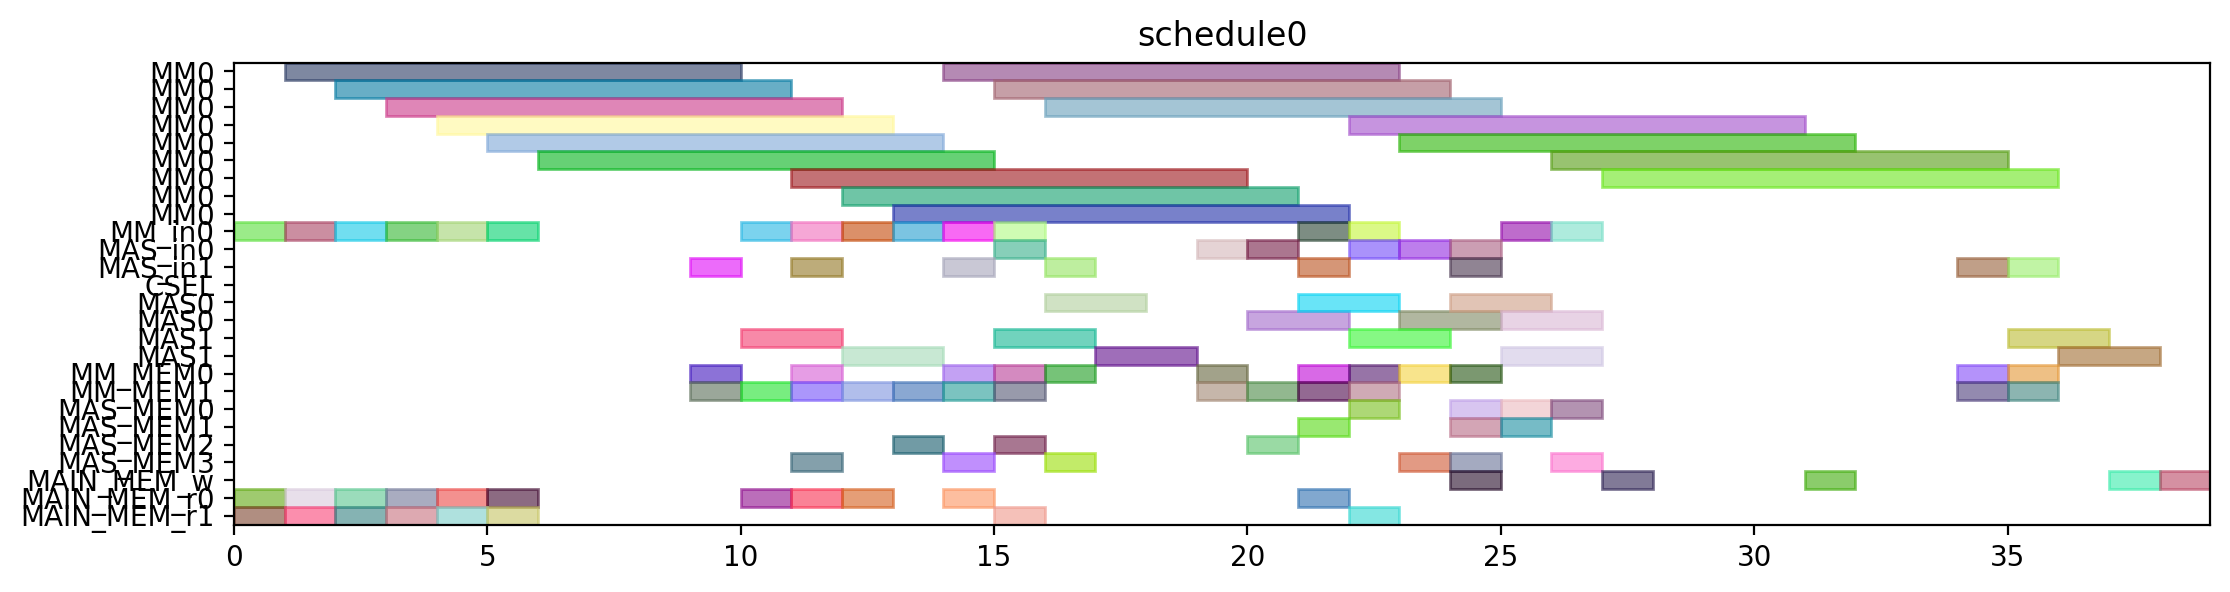

This figure's Python source:
from pyschedule import Scenario, solvers, plotters, alt


def solve():
	horizon = 120
	S = Scenario("schedule0", horizon=horizon)

	# resource
	MM = S.Resources('MM', num=1, size=9)
	MM_in = S.Resources('MM_in', num=1)
	MAS_in = S.Resources('MAS_in', num=2)
	CSEL = S.Resource('CSEL')
	MAS = S.Resources('MAS', num=2, size=2, periods=range(1, horizon))
	MM_MEM = S.Resources('MM_MEM', num=2)
	MAS_MEM = S.Resources('MAS_MEM', num=4)
	MAIN_MEM_w = S.Resource('MAIN_MEM_w', size=1)
	MAIN_MEM_r = S.Resources('MAIN_MEM_r', num=2)

	# result of previous scheduling

	# new tasks
	t0 = S.Task('t0', length=9, delay_cost=1)
	t0 += alt(MM)
	t0_in = S.Task('t0_in', length=1, delay_cost=1)
	t0_in += alt(MM_in)
	S += t0_in*MM_in[0]<=t0*MM[0]
	t0_mem0 = S.Task('t0_mem0', length=1, delay_cost=1)
	t0_mem0 += MAIN_MEM_r[0]
	S += t0_mem0 <= t0

	t0_mem1 = S.Task('t0_mem1', length=1, delay_cost=1)
	t0_mem1 += MAIN_MEM_r[1]
	S += t0_mem1 <= t0

	t1 = S.Task('t1', length=9, delay_cost=1)
	t1 += alt(MM)
	t1_in = S.Task('t1_in', length=1, delay_cost=1)
	t1_in += alt(MM_in)
	S += t1_in*MM_in[0]<=t1*MM[0]
	t1_mem0 = S.Task('t1_mem0', length=1, delay_cost=1)
	t1_mem0 += MAIN_MEM_r[0]
	S += t1_mem0 <= t1

	t1_mem1 = S.Task('t1_mem1', length=1, delay_cost=1)
	t1_mem1 += MAIN_MEM_r[1]
	S += t1_mem1 <= t1

	t2 = S.Task('t2', length=9, delay_cost=1)
	t2 += alt(MM)
	t2_in = S.Task('t2_in', length=1, delay_cost=1)
	t2_in += alt(MM_in)
	S += t2_in*MM_in[0]<=t2*MM[0]
	t2_mem0 = S.Task('t2_mem0', length=1, delay_cost=1)
	t2_mem0 += MAIN_MEM_r[0]
	S += t2_mem0 <= t2

	t2_mem1 = S.Task('t2_mem1', length=1, delay_cost=1)
	t2_mem1 += MAIN_MEM_r[1]
	S += t2_mem1 <= t2

	t3 = S.Task('t3', length=9, delay_cost=1)
	t3 += alt(MM)
	t3_in = S.Task('t3_in', length=1, delay_cost=1)
	t3_in += alt(MM_in)
	S += t3_in*MM_in[0]<=t3*MM[0]
	t3_mem0 = S.Task('t3_mem0', length=1, delay_cost=1)
	t3_mem0 += MAIN_MEM_r[0]
	S += t3_mem0 <= t3

	t3_mem1 = S.Task('t3_mem1', length=1, delay_cost=1)
	t3_mem1 += MAIN_MEM_r[1]
	S += t3_mem1 <= t3

	t5 = S.Task('t5', length=9, delay_cost=1)
	t5 += alt(MM)
	t5_in = S.Task('t5_in', length=1, delay_cost=1)
	t5_in += alt(MM_in)
	S += t5_in*MM_in[0]<=t5*MM[0]
	t5_mem0 = S.Task('t5_mem0', length=1, delay_cost=1)
	t5_mem0 += MAIN_MEM_r[0]
	S += t5_mem0 <= t5

	t5_mem1 = S.Task('t5_mem1', length=1, delay_cost=1)
	t5_mem1 += MAIN_MEM_r[1]
	S += t5_mem1 <= t5

	t23 = S.Task('t23', length=9, delay_cost=1)
	t23 += alt(MM)
	t23_in = S.Task('t23_in', length=1, delay_cost=1)
	t23_in += alt(MM_in)
	S += t23_in*MM_in[0]<=t23*MM[0]
	t23_mem0 = S.Task('t23_mem0', length=1, delay_cost=1)
	t23_mem0 += MAIN_MEM_r[0]
	S += t23_mem0 <= t23

	t23_mem1 = S.Task('t23_mem1', length=1, delay_cost=1)
	t23_mem1 += MAIN_MEM_r[1]
	S += t23_mem1 <= t23

	t4 = S.Task('t4', length=2, delay_cost=1)
	t4 += alt(MAS)
	t4_in = S.Task('t4_in', length=1, delay_cost=1)
	t4_in += alt(MAS_in)
	S += t4_in*MAS_in[0]<=t4*MAS[0]

	S += t4_in*MAS_in[1]<=t4*MAS[1]

	t4_mem0 = S.Task('t4_mem0', length=1, delay_cost=1)
	t4_mem0 += alt(MM_MEM)
	S += (t3*MM[0])-1 < t4_mem0*MM_MEM[0]
	S += t4_mem0 <= t4

	t4_mem1 = S.Task('t4_mem1', length=1, delay_cost=1)
	t4_mem1 += alt(MM_MEM)
	S += (t3*MM[0])-1 < t4_mem1*MM_MEM[1]
	S += t4_mem1 <= t4

	t6 = S.Task('t6', length=2, delay_cost=1)
	t6 += alt(MAS)
	t6_in = S.Task('t6_in', length=1, delay_cost=1)
	t6_in += alt(MAS_in)
	S += t6_in*MAS_in[0]<=t6*MAS[0]

	S += t6_in*MAS_in[1]<=t6*MAS[1]

	t6_mem0 = S.Task('t6_mem0', length=1, delay_cost=1)
	t6_mem0 += alt(MM_MEM)
	S += (t5*MM[0])-1 < t6_mem0*MM_MEM[0]
	S += t6_mem0 <= t6

	t6_mem1 = S.Task('t6_mem1', length=1, delay_cost=1)
	t6_mem1 += alt(MM_MEM)
	S += (t5*MM[0])-1 < t6_mem1*MM_MEM[1]
	S += t6_mem1 <= t6

	t8 = S.Task('t8', length=9, delay_cost=1)
	t8 += alt(MM)
	t8_in = S.Task('t8_in', length=1, delay_cost=1)
	t8_in += alt(MM_in)
	S += t8_in*MM_in[0]<=t8*MM[0]
	t8_mem0 = S.Task('t8_mem0', length=1, delay_cost=1)
	t8_mem0 += MAIN_MEM_r[0]
	S += t8_mem0 <= t8

	t8_mem1 = S.Task('t8_mem1', length=1, delay_cost=1)
	t8_mem1 += alt(MM_MEM)
	S += (t2*MM[0])-1 < t8_mem1*MM_MEM[1]
	S += t8_mem1 <= t8

	t15 = S.Task('t15', length=9, delay_cost=1)
	t15 += alt(MM)
	t15_in = S.Task('t15_in', length=1, delay_cost=1)
	t15_in += alt(MM_in)
	S += t15_in*MM_in[0]<=t15*MM[0]
	t15_mem0 = S.Task('t15_mem0', length=1, delay_cost=1)
	t15_mem0 += MAIN_MEM_r[0]
	S += t15_mem0 <= t15

	t15_mem1 = S.Task('t15_mem1', length=1, delay_cost=1)
	t15_mem1 += alt(MM_MEM)
	S += (t2*MM[0])-1 < t15_mem1*MM_MEM[1]
	S += t15_mem1 <= t15

	t19 = S.Task('t19', length=2, delay_cost=1)
	t19 += alt(MAS)
	t19_in = S.Task('t19_in', length=1, delay_cost=1)
	t19_in += alt(MAS_in)
	S += t19_in*MAS_in[0]<=t19*MAS[0]

	S += t19_in*MAS_in[1]<=t19*MAS[1]

	t19_mem0 = S.Task('t19_mem0', length=1, delay_cost=1)
	t19_mem0 += alt(MM_MEM)
	S += (t0*MM[0])-1 < t19_mem0*MM_MEM[0]
	S += t19_mem0 <= t19

	t19_mem1 = S.Task('t19_mem1', length=1, delay_cost=1)
	t19_mem1 += alt(MM_MEM)
	S += (t0*MM[0])-1 < t19_mem1*MM_MEM[1]
	S += t19_mem1 <= t19

	t24 = S.Task('t24', length=2, delay_cost=1)
	t24 += alt(MAS)
	t24_in = S.Task('t24_in', length=1, delay_cost=1)
	t24_in += alt(MAS_in)
	S += t24_in*MAS_in[0]<=t24*MAS[0]

	S += t24_in*MAS_in[1]<=t24*MAS[1]

	t24_mem0 = S.Task('t24_mem0', length=1, delay_cost=1)
	t24_mem0 += alt(MM_MEM)
	S += (t23*MM[0])-1 < t24_mem0*MM_MEM[0]
	S += t24_mem0 <= t24

	t24_mem1 = S.Task('t24_mem1', length=1, delay_cost=1)
	t24_mem1 += alt(MM_MEM)
	S += (t23*MM[0])-1 < t24_mem1*MM_MEM[1]
	S += t24_mem1 <= t24

	t7 = S.Task('t7', length=9, delay_cost=1)
	t7 += alt(MM)
	t7_in = S.Task('t7_in', length=1, delay_cost=1)
	t7_in += alt(MM_in)
	S += t7_in*MM_in[0]<=t7*MM[0]
	t7_mem0 = S.Task('t7_mem0', length=1, delay_cost=1)
	t7_mem0 += MAIN_MEM_r[0]
	S += t7_mem0 <= t7

	t7_mem1 = S.Task('t7_mem1', length=1, delay_cost=1)
	t7_mem1 += alt(MAS_MEM)
	S += (t6*MAS[0])-1 < t7_mem1*MAS_MEM[1]
	S += (t6*MAS[1])-1 < t7_mem1*MAS_MEM[3]
	S += t7_mem1 <= t7

	t14 = S.Task('t14', length=9, delay_cost=1)
	t14 += alt(MM)
	t14_in = S.Task('t14_in', length=1, delay_cost=1)
	t14_in += alt(MM_in)
	S += t14_in*MM_in[0]<=t14*MM[0]
	S += 0<t14

	t14_w = S.Task('t14_w', length=1, delay_cost=1)
	t14_w += alt(MAIN_MEM_w)
	S += t14 <= t14_w

	t14_mem0 = S.Task('t14_mem0', length=1, delay_cost=1)
	t14_mem0 += MAIN_MEM_r[0]
	S += t14_mem0 <= t14

	t14_mem1 = S.Task('t14_mem1', length=1, delay_cost=1)
	t14_mem1 += alt(MAS_MEM)
	S += (t6*MAS[0])-1 < t14_mem1*MAS_MEM[1]
	S += (t6*MAS[1])-1 < t14_mem1*MAS_MEM[3]
	S += t14_mem1 <= t14

	t16 = S.Task('t16', length=2, delay_cost=1)
	t16 += alt(MAS)
	t16_in = S.Task('t16_in', length=1, delay_cost=1)
	t16_in += alt(MAS_in)
	S += t16_in*MAS_in[0]<=t16*MAS[0]

	S += t16_in*MAS_in[1]<=t16*MAS[1]

	t16_mem0 = S.Task('t16_mem0', length=1, delay_cost=1)
	t16_mem0 += alt(MM_MEM)
	S += (t0*MM[0])-1 < t16_mem0*MM_MEM[0]
	S += t16_mem0 <= t16

	t16_mem1 = S.Task('t16_mem1', length=1, delay_cost=1)
	t16_mem1 += alt(MM_MEM)
	S += (t15*MM[0])-1 < t16_mem1*MM_MEM[1]
	S += t16_mem1 <= t16

	t20 = S.Task('t20', length=2, delay_cost=1)
	t20 += alt(MAS)
	t20_in = S.Task('t20_in', length=1, delay_cost=1)
	t20_in += alt(MAS_in)
	S += t20_in*MAS_in[0]<=t20*MAS[0]

	S += t20_in*MAS_in[1]<=t20*MAS[1]

	t20_mem0 = S.Task('t20_mem0', length=1, delay_cost=1)
	t20_mem0 += alt(MM_MEM)
	S += (t0*MM[0])-1 < t20_mem0*MM_MEM[0]
	S += t20_mem0 <= t20

	t20_mem1 = S.Task('t20_mem1', length=1, delay_cost=1)
	t20_mem1 += alt(MAS_MEM)
	S += (t19*MAS[0])-1 < t20_mem1*MAS_MEM[1]
	S += (t19*MAS[1])-1 < t20_mem1*MAS_MEM[3]
	S += t20_mem1 <= t20

	t25 = S.Task('t25', length=9, delay_cost=1)
	t25 += alt(MM)
	t25_in = S.Task('t25_in', length=1, delay_cost=1)
	t25_in += alt(MM_in)
	S += t25_in*MM_in[0]<=t25*MM[0]
	t25_mem0 = S.Task('t25_mem0', length=1, delay_cost=1)
	t25_mem0 += alt(MAS_MEM)
	S += (t24*MAS[0])-1 < t25_mem0*MAS_MEM[0]
	S += (t24*MAS[1])-1 < t25_mem0*MAS_MEM[2]
	S += t25_mem0 <= t25

	t25_mem1 = S.Task('t25_mem1', length=1, delay_cost=1)
	t25_mem1 += MAIN_MEM_r[1]
	S += t25_mem1 <= t25

	t26 = S.Task('t26', length=9, delay_cost=1)
	t26 += alt(MM)
	t26_in = S.Task('t26_in', length=1, delay_cost=1)
	t26_in += alt(MM_in)
	S += t26_in*MM_in[0]<=t26*MM[0]
	t26_mem0 = S.Task('t26_mem0', length=1, delay_cost=1)
	t26_mem0 += alt(MAS_MEM)
	S += (t24*MAS[0])-1 < t26_mem0*MAS_MEM[0]
	S += (t24*MAS[1])-1 < t26_mem0*MAS_MEM[2]
	S += t26_mem0 <= t26

	t26_mem1 = S.Task('t26_mem1', length=1, delay_cost=1)
	t26_mem1 += alt(MM_MEM)
	S += (t1*MM[0])-1 < t26_mem1*MM_MEM[1]
	S += t26_mem1 <= t26

	t9 = S.Task('t9', length=2, delay_cost=1)
	t9 += alt(MAS)
	t9_in = S.Task('t9_in', length=1, delay_cost=1)
	t9_in += alt(MAS_in)
	S += t9_in*MAS_in[0]<=t9*MAS[0]

	S += t9_in*MAS_in[1]<=t9*MAS[1]

	t9_mem0 = S.Task('t9_mem0', length=1, delay_cost=1)
	t9_mem0 += alt(MM_MEM)
	S += (t7*MM[0])-1 < t9_mem0*MM_MEM[0]
	S += t9_mem0 <= t9

	t9_mem1 = S.Task('t9_mem1', length=1, delay_cost=1)
	t9_mem1 += alt(MM_MEM)
	S += (t8*MM[0])-1 < t9_mem1*MM_MEM[1]
	S += t9_mem1 <= t9

	t17 = S.Task('t17', length=9, delay_cost=1)
	t17 += alt(MM)
	t17_in = S.Task('t17_in', length=1, delay_cost=1)
	t17_in += alt(MM_in)
	S += t17_in*MM_in[0]<=t17*MM[0]
	S += 0<t17

	t17_w = S.Task('t17_w', length=1, delay_cost=1)
	t17_w += alt(MAIN_MEM_w)
	S += t17 <= t17_w

	t17_mem0 = S.Task('t17_mem0', length=1, delay_cost=1)
	t17_mem0 += MAIN_MEM_r[0]
	S += t17_mem0 <= t17

	t17_mem1 = S.Task('t17_mem1', length=1, delay_cost=1)
	t17_mem1 += alt(MAS_MEM)
	S += (t16*MAS[0])-1 < t17_mem1*MAS_MEM[1]
	S += (t16*MAS[1])-1 < t17_mem1*MAS_MEM[3]
	S += t17_mem1 <= t17

	t21 = S.Task('t21', length=2, delay_cost=1)
	t21 += alt(MAS)
	t21_in = S.Task('t21_in', length=1, delay_cost=1)
	t21_in += alt(MAS_in)
	S += t21_in*MAS_in[0]<=t21*MAS[0]

	S += t21_in*MAS_in[1]<=t21*MAS[1]

	t21_mem0 = S.Task('t21_mem0', length=1, delay_cost=1)
	t21_mem0 += alt(MAS_MEM)
	S += (t20*MAS[0])-1 < t21_mem0*MAS_MEM[0]
	S += (t20*MAS[1])-1 < t21_mem0*MAS_MEM[2]
	S += t21_mem0 <= t21

	t21_mem1 = S.Task('t21_mem1', length=1, delay_cost=1)
	t21_mem1 += alt(MM_MEM)
	S += (t15*MM[0])-1 < t21_mem1*MM_MEM[1]
	S += t21_mem1 <= t21

	t27 = S.Task('t27', length=2, delay_cost=1)
	t27 += alt(MAS)
	t27_in = S.Task('t27_in', length=1, delay_cost=1)
	t27_in += alt(MAS_in)
	S += t27_in*MAS_in[0]<=t27*MAS[0]

	S += t27_in*MAS_in[1]<=t27*MAS[1]

	t27_mem0 = S.Task('t27_mem0', length=1, delay_cost=1)
	t27_mem0 += alt(MM_MEM)
	S += (t26*MM[0])-1 < t27_mem0*MM_MEM[0]
	S += t27_mem0 <= t27

	t27_mem1 = S.Task('t27_mem1', length=1, delay_cost=1)
	t27_mem1 += alt(MM_MEM)
	S += (t26*MM[0])-1 < t27_mem1*MM_MEM[1]
	S += t27_mem1 <= t27

	t10 = S.Task('t10', length=2, delay_cost=1)
	t10 += alt(MAS)
	t10_in = S.Task('t10_in', length=1, delay_cost=1)
	t10_in += alt(MAS_in)
	S += t10_in*MAS_in[0]<=t10*MAS[0]

	S += t10_in*MAS_in[1]<=t10*MAS[1]

	t10_mem0 = S.Task('t10_mem0', length=1, delay_cost=1)
	t10_mem0 += alt(MM_MEM)
	S += (t1*MM[0])-1 < t10_mem0*MM_MEM[0]
	S += t10_mem0 <= t10

	t10_mem1 = S.Task('t10_mem1', length=1, delay_cost=1)
	t10_mem1 += alt(MAS_MEM)
	S += (t9*MAS[0])-1 < t10_mem1*MAS_MEM[1]
	S += (t9*MAS[1])-1 < t10_mem1*MAS_MEM[3]
	S += t10_mem1 <= t10

	t11 = S.Task('t11', length=2, delay_cost=1)
	t11 += alt(MAS)
	t11_in = S.Task('t11_in', length=1, delay_cost=1)
	t11_in += alt(MAS_in)
	S += t11_in*MAS_in[0]<=t11*MAS[0]

	S += t11_in*MAS_in[1]<=t11*MAS[1]

	t11_mem0 = S.Task('t11_mem0', length=1, delay_cost=1)
	t11_mem0 += alt(MM_MEM)
	S += (t1*MM[0])-1 < t11_mem0*MM_MEM[0]
	S += t11_mem0 <= t11

	t11_mem1 = S.Task('t11_mem1', length=1, delay_cost=1)
	t11_mem1 += alt(MAS_MEM)
	S += (t9*MAS[0])-1 < t11_mem1*MAS_MEM[1]
	S += (t9*MAS[1])-1 < t11_mem1*MAS_MEM[3]
	S += t11_mem1 <= t11

	t22 = S.Task('t22', length=9, delay_cost=1)
	t22 += alt(MM)
	t22_in = S.Task('t22_in', length=1, delay_cost=1)
	t22_in += alt(MM_in)
	S += t22_in*MM_in[0]<=t22*MM[0]
	t22_mem0 = S.Task('t22_mem0', length=1, delay_cost=1)
	t22_mem0 += alt(MAS_MEM)
	S += (t21*MAS[0])-1 < t22_mem0*MAS_MEM[0]
	S += (t21*MAS[1])-1 < t22_mem0*MAS_MEM[2]
	S += t22_mem0 <= t22

	t22_mem1 = S.Task('t22_mem1', length=1, delay_cost=1)
	t22_mem1 += MAIN_MEM_r[1]
	S += t22_mem1 <= t22

	new_PZ = S.Task('new_PZ', length=2, delay_cost=1)
	new_PZ += alt(MAS)
	new_PZ_in = S.Task('new_PZ_in', length=1, delay_cost=1)
	new_PZ_in += alt(MAS_in)
	S += new_PZ_in*MAS_in[0]<=new_PZ*MAS[0]

	S += new_PZ_in*MAS_in[1]<=new_PZ*MAS[1]

	S += 0<new_PZ

	new_PZ_w = S.Task('new_PZ_w', length=1, delay_cost=1)
	new_PZ_w += alt(MAIN_MEM_w)
	S += new_PZ <= new_PZ_w

	new_PZ_mem0 = S.Task('new_PZ_mem0', length=1, delay_cost=1)
	new_PZ_mem0 += alt(MAS_MEM)
	S += (t27*MAS[0])-1 < new_PZ_mem0*MAS_MEM[0]
	S += (t27*MAS[1])-1 < new_PZ_mem0*MAS_MEM[2]
	S += new_PZ_mem0 <= new_PZ

	new_PZ_mem1 = S.Task('new_PZ_mem1', length=1, delay_cost=1)
	new_PZ_mem1 += alt(MAS_MEM)
	S += (t27*MAS[0])-1 < new_PZ_mem1*MAS_MEM[1]
	S += (t27*MAS[1])-1 < new_PZ_mem1*MAS_MEM[3]
	S += new_PZ_mem1 <= new_PZ

	t12 = S.Task('t12', length=9, delay_cost=1)
	t12 += alt(MM)
	t12_in = S.Task('t12_in', length=1, delay_cost=1)
	t12_in += alt(MM_in)
	S += t12_in*MM_in[0]<=t12*MM[0]
	t12_mem0 = S.Task('t12_mem0', length=1, delay_cost=1)
	t12_mem0 += alt(MAS_MEM)
	S += (t10*MAS[0])-1 < t12_mem0*MAS_MEM[0]
	S += (t10*MAS[1])-1 < t12_mem0*MAS_MEM[2]
	S += t12_mem0 <= t12

	t12_mem1 = S.Task('t12_mem1', length=1, delay_cost=1)
	t12_mem1 += alt(MAS_MEM)
	S += (t11*MAS[0])-1 < t12_mem1*MAS_MEM[1]
	S += (t11*MAS[1])-1 < t12_mem1*MAS_MEM[3]
	S += t12_mem1 <= t12

	t13 = S.Task('t13', length=9, delay_cost=1)
	t13 += alt(MM)
	t13_in = S.Task('t13_in', length=1, delay_cost=1)
	t13_in += alt(MM_in)
	S += t13_in*MM_in[0]<=t13*MM[0]
	t13_mem0 = S.Task('t13_mem0', length=1, delay_cost=1)
	t13_mem0 += alt(MAS_MEM)
	S += (t4*MAS[0])-1 < t13_mem0*MAS_MEM[0]
	S += (t4*MAS[1])-1 < t13_mem0*MAS_MEM[2]
	S += t13_mem0 <= t13

	t13_mem1 = S.Task('t13_mem1', length=1, delay_cost=1)
	t13_mem1 += alt(MAS_MEM)
	S += (t10*MAS[0])-1 < t13_mem1*MAS_MEM[1]
	S += (t10*MAS[1])-1 < t13_mem1*MAS_MEM[3]
	S += t13_mem1 <= t13

	new_PY = S.Task('new_PY', length=2, delay_cost=1)
	new_PY += alt(MAS)
	new_PY_in = S.Task('new_PY_in', length=1, delay_cost=1)
	new_PY_in += alt(MAS_in)
	S += new_PY_in*MAS_in[0]<=new_PY*MAS[0]

	S += new_PY_in*MAS_in[1]<=new_PY*MAS[1]

	S += 0<new_PY

	new_PY_w = S.Task('new_PY_w', length=1, delay_cost=1)
	new_PY_w += alt(MAIN_MEM_w)
	S += new_PY <= new_PY_w

	new_PY_mem0 = S.Task('new_PY_mem0', length=1, delay_cost=1)
	new_PY_mem0 += alt(MM_MEM)
	S += (t12*MM[0])-1 < new_PY_mem0*MM_MEM[0]
	S += new_PY_mem0 <= new_PY

	new_PY_mem1 = S.Task('new_PY_mem1', length=1, delay_cost=1)
	new_PY_mem1 += alt(MM_MEM)
	S += (t22*MM[0])-1 < new_PY_mem1*MM_MEM[1]
	S += new_PY_mem1 <= new_PY

	new_PX = S.Task('new_PX', length=2, delay_cost=1)
	new_PX += alt(MAS)
	new_PX_in = S.Task('new_PX_in', length=1, delay_cost=1)
	new_PX_in += alt(MAS_in)
	S += new_PX_in*MAS_in[0]<=new_PX*MAS[0]

	S += new_PX_in*MAS_in[1]<=new_PX*MAS[1]

	S += 0<new_PX

	new_PX_w = S.Task('new_PX_w', length=1, delay_cost=1)
	new_PX_w += alt(MAIN_MEM_w)
	S += new_PX <= new_PX_w

	new_PX_mem0 = S.Task('new_PX_mem0', length=1, delay_cost=1)
	new_PX_mem0 += alt(MM_MEM)
	S += (t13*MM[0])-1 < new_PX_mem0*MM_MEM[0]
	S += new_PX_mem0 <= new_PX

	new_PX_mem1 = S.Task('new_PX_mem1', length=1, delay_cost=1)
	new_PX_mem1 += alt(MM_MEM)
	S += (t25*MM[0])-1 < new_PX_mem1*MM_MEM[1]
	S += new_PX_mem1 <= new_PX

	solvers.mip.solve(S,msg=1,kind='CPLEX',ratio_gap=1.01)

	solution = [['hoge']*len(S.solution()[1]) for i in range(len(S.solution()))]
	for i in range(len(S.solution())):
		for j in range(len(S.solution()[i])):
			solution[i][j]=str(S.solution()[i][j])
	print(solution)

	cycles = int(solution[-1][3])

	pic_file_name = "/mnt/rose/usr1/fukuda/ABE/multiRAM_multiMAS_16mux/scheduling_result/stage9MM1_stage2MAS2/EP_DBL_A_ANY/schedule0.png"
	if(S.solution() != []):
		plotters.matplotlib.plot(S,img_filename=pic_file_name, show_task_labels=False, fig_size=(cycles*0.25+3, 3))

	return solution
